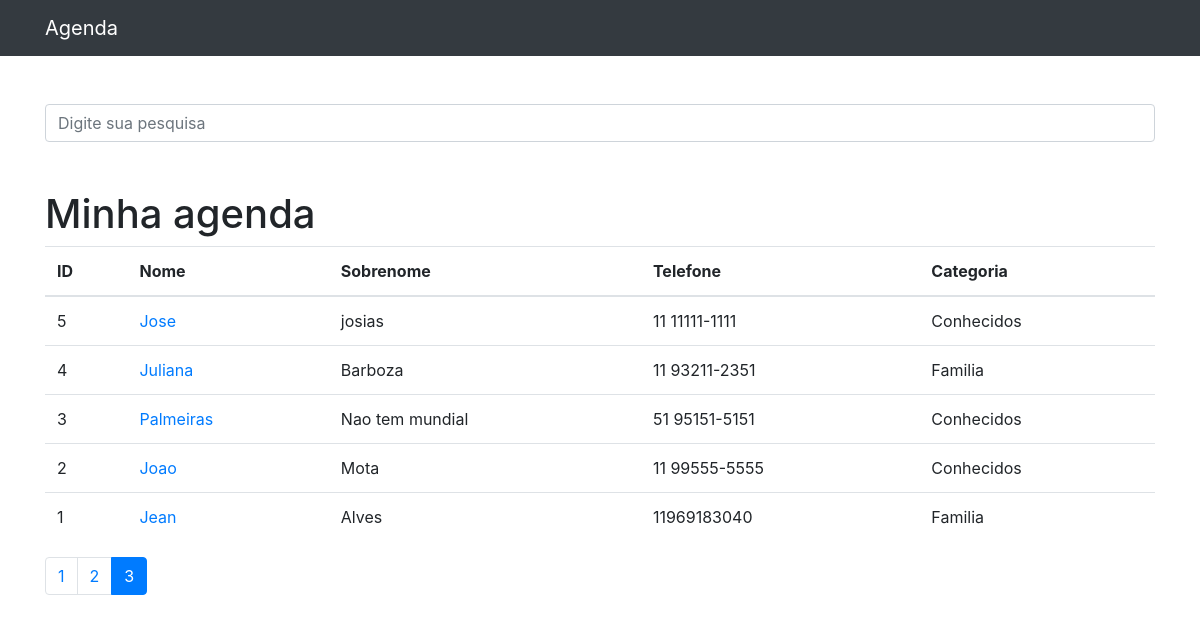
The page /?p=3&termo= on the database its author committed.
### contatos/models.py (models this page shows, shortened)
class Contato(models.Model):
    nome = models.CharField(max_length=50)
    sobrenome = models.CharField(max_length=50, blank=True)
    telefone = models.CharField(max_length=50)
    email = models.EmailField(max_length=254, blank=True)
    data_criacao = models.DateTimeField(default=timezone.now)
    descricao = models.TextField(blank=True)
    categoria = models.ForeignKey(Categoria, on_delete=models.DO_NOTHING)
    mostrar = models.BooleanField(default=True)
    foto = models.ImageField(blank=True, upload_to='fotos/%Y/%m/')

class Categoria(models.Model):
    nome = models.CharField(max_length=50)
    def __str__(self):
        return self.nome

### contatos/views.py (the view)
# urls.py: path('', views.index, name='index'),
def index(request):
    contatos = Contato.objects.order_by("-id").filter(mostrar=True)
    paginator = Paginator(contatos, 5)
    page = request.GET.get("p")
    contatos = paginator.get_page(page)
    return render(request, "contatos/index.html", {"contatos": contatos})

### contatos/templates/contatos/index.html
{% extends 'base.html' %}
{% block conteudo %}
<h1 class="mt-5">Minha agenda</h1>
    <table class="table">
        <thead>
            <tr>
                <th>ID</th>
                <th>Nome</th>
                <th>Sobrenome</th>
                <th>Telefone</th>
                <th>Categoria</th>
            </tr>
        </thead>
        <tbody>
            {% for contato in contatos %}
                <tr>
                    <td>{{ contato.id }}</td>
                    <td>
                    <a href="{% url 'ver_contato' contato.id %}"> {{ contato.nome }} </a>
                    </td>
                    <td>{{ contato.sobrenome }}</td>
                    <td>{{ contato.telefone }}</td>
                    <td>{{ contato.categoria }}</td>
                </tr>
            {% endfor %}
        </tbody>
    </table>
<nav aria-label="Page navigation example">
  <ul class="pagination">
    {% for pagina in contatos.paginator.page_range %}
        {% if contatos.number == pagina %}
            <li class="page-item active">
                <a class="page-link" href="?p={{ pagina }}&termo={{ request.GET.termo }}">{{pagina}}</a>
            </li>
        {% else %}
            <li class="page-item">
                <a class="page-link" href="?p={{ pagina }}&termo={{ request.GET.termo }}">{{pagina}}</a>
            </li>
        {% endif %}
    {% endfor %}
  </ul>
</nav>
{% endblock conteudo %}

### rows shown on the page
Contato: id "5", nome "Jose", sobrenome "josias", telefone "11 11111-1111", categoria "Conhecidos"
Contato: id "4", nome "Juliana", sobrenome "Barboza", telefone "11 93211-2351", categoria "Familia"
Contato: id "3", nome "Palmeiras", sobrenome "Nao tem mundial", telefone "51 95151-5151", categoria "Conhecidos"
Contato: id "2", nome "Joao", sobrenome "Mota", telefone "11 99555-5555", categoria "Conhecidos"
Contato: id "1", nome "Jean", sobrenome "Alves", telefone "11969183040", categoria "Familia"

### other values the page prints
{{ pagina }} "1" "2"
{{ pagina }} "3"
